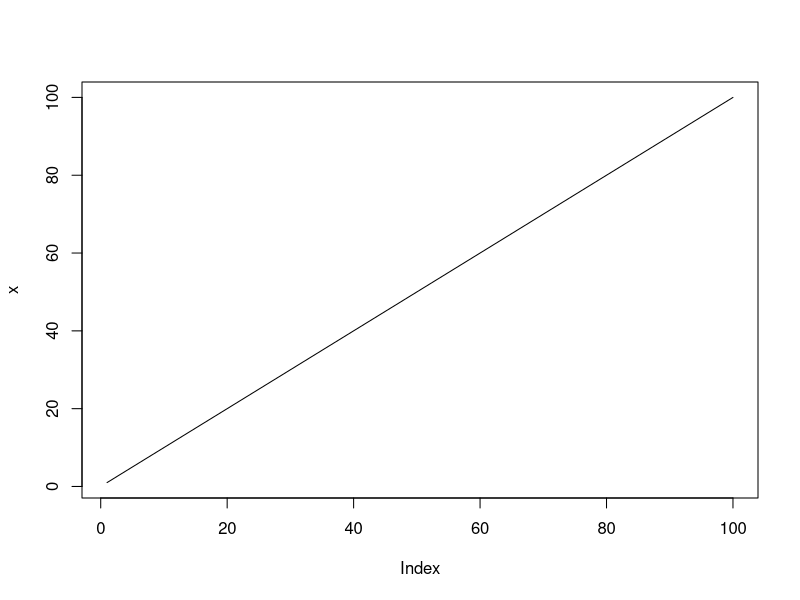
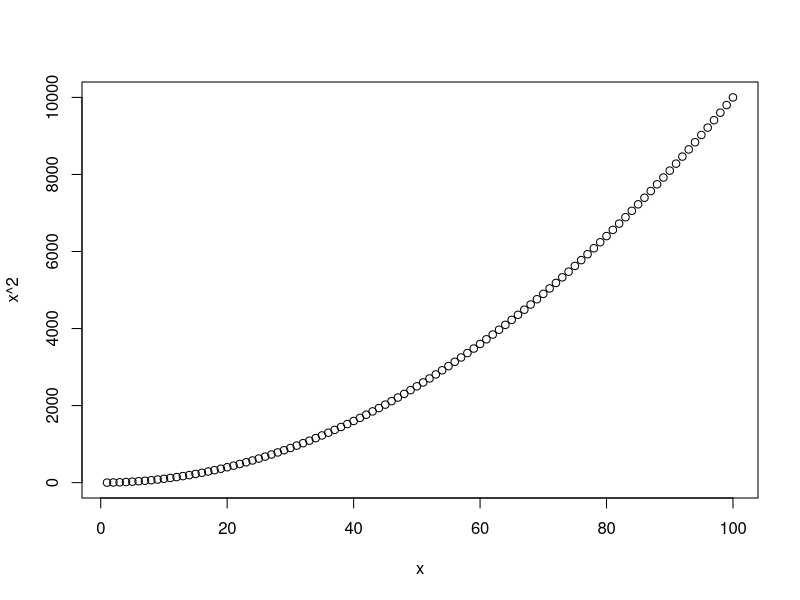
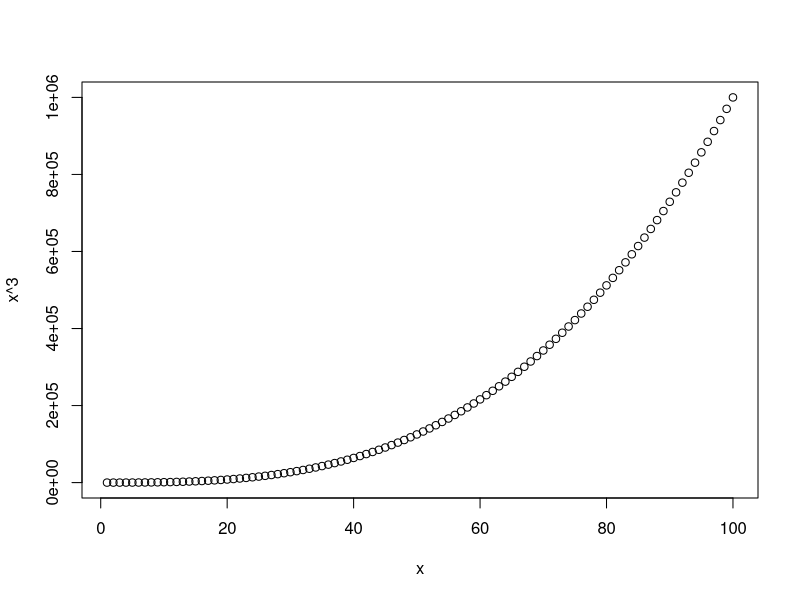
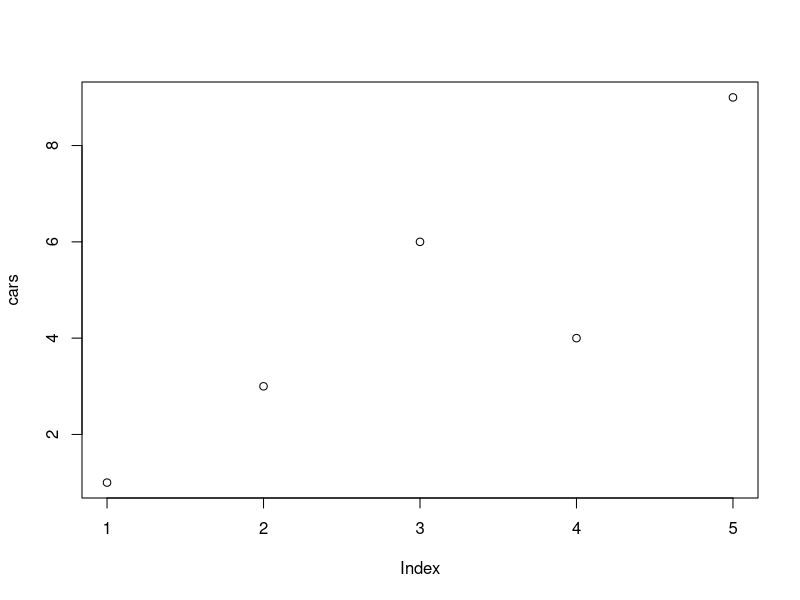
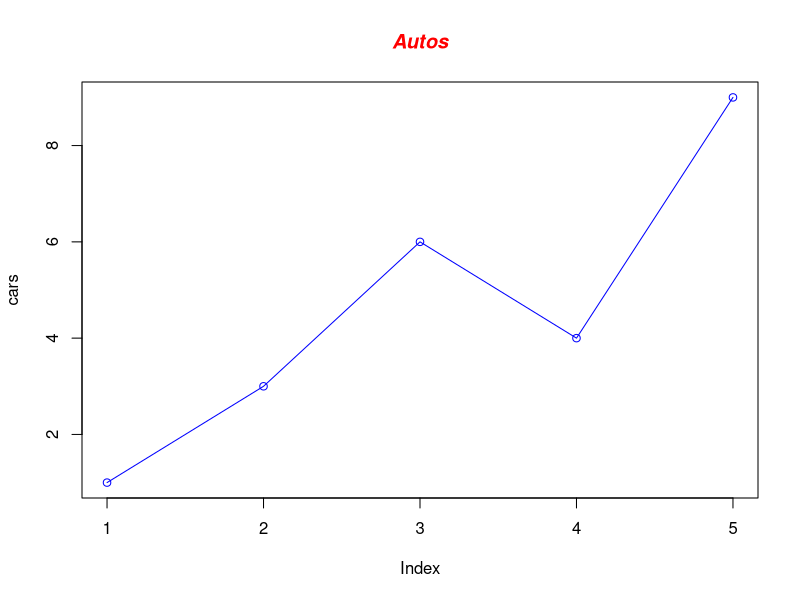
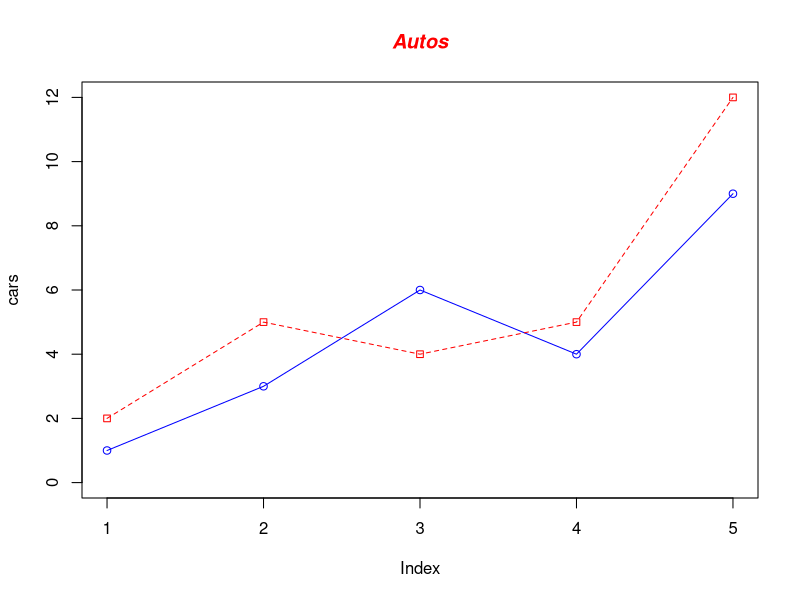

Reproduce these figures in R, in order.
# Session 7: Data Visualization using R :::::::::

# 1) Exercise: Explore the relationship between the following, where x contains numbers 
# from 1 to 100: 

# Creating a vector x
x <- seq(1,100,1)
plot(x,type = "l")

# x and x^2
x <- seq(1,100,1)
x^2
plot(x,x^2)

# x and x^3 
x <- seq(1,100,1)
x^3
plot(x,x^3)

# x + y = 101 
# Ans ; y value is not given

# xy = 500
# Ans ; y value is not given


# 2) First we'll produce a very simple graph using the values in the car vector: 
# Define the cars vector with 5 values
  cars <- c(1, 3, 6, 4, 9)
  cars

# Graph the cars vector with all defaults
 plot(cars)

# Define the cars vector with 5 values
cars <- c(1, 3, 6, 4, 9)

# Graph cars using blue points overlayed by a line 
plot(cars,type="o", col="blue")

# Create a title with a red, bold/italic font
title(main="Autos", col.main="red", font.main=4)

# Define 2 vectors
cars <- c(1, 3, 6, 4, 9)
trucks <- c(2, 5, 4, 5, 12)
cars
trucks

# Graph cars using a y axis that ranges from 0 to 12
plot(cars, type="o", col="blue",ylim=c(0,12))

# Graph trucks with red dashed line and square points
lines(trucks, type="o", pch=22, lty=2, col="red")

# Create a title with a red, bold/italic font
title(main="Autos", col.main="red", font.main=4)
